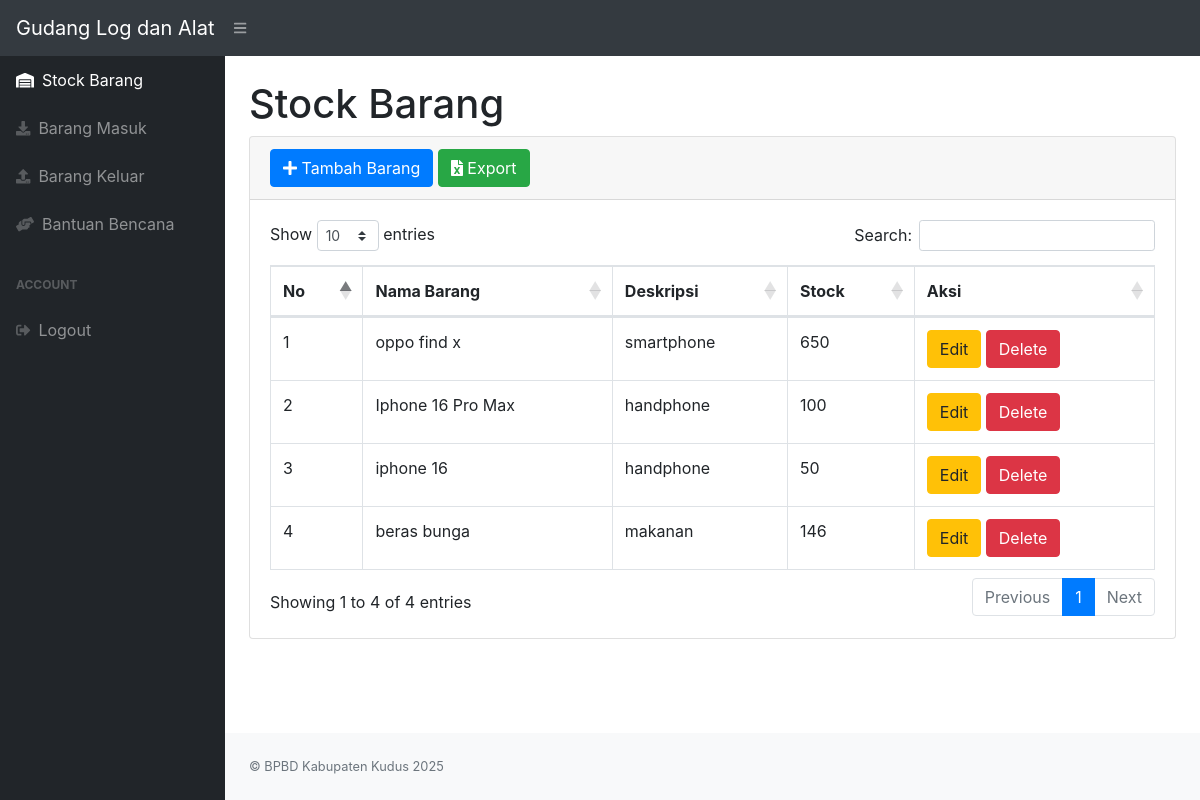
Before: / with the older database file.
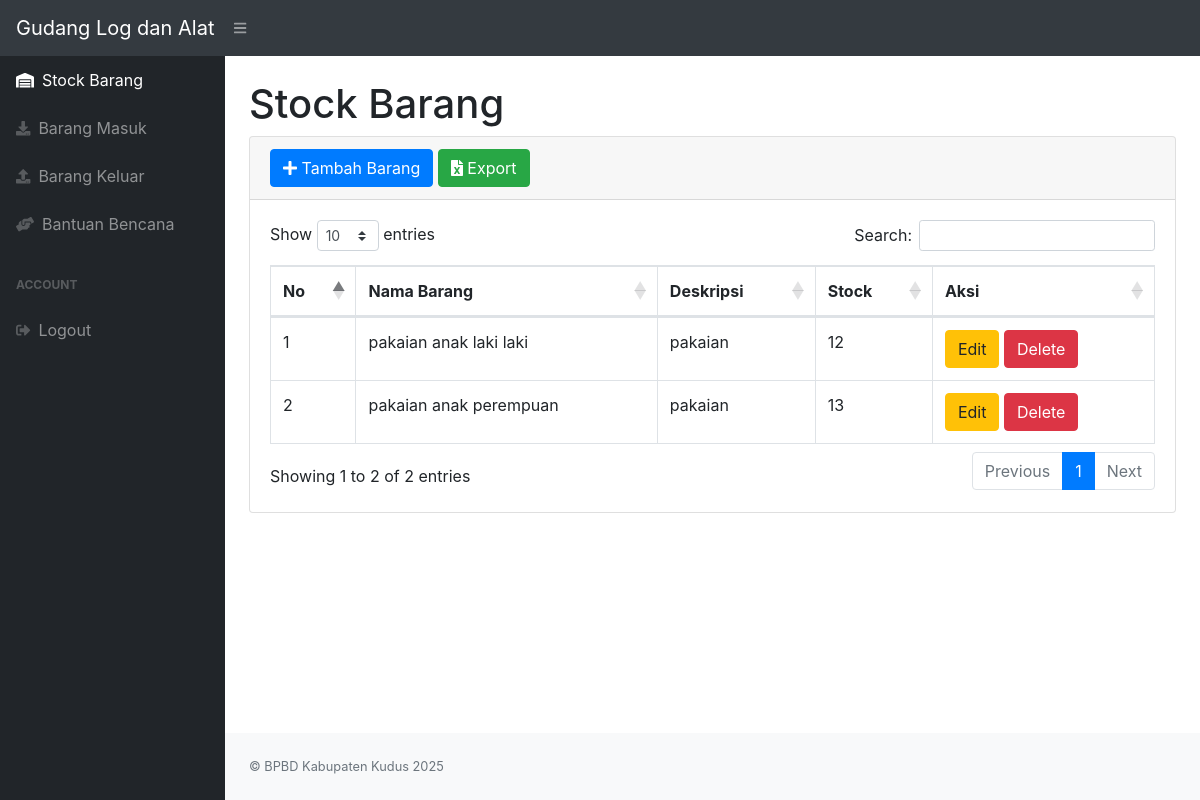
After: the same page with the newer database file.
### tables this page shows
CREATE TABLE `stock` (
  `idbarang` int(11) NOT NULL,
  `namabarang` varchar(30) NOT NULL,
  `deskripsi` varchar(50) NOT NULL,
  `stock` int(11) NOT NULL
);

### index.php (the view, shortened to what this page needs)
<?php
require "function.php";
?>
<!DOCTYPE html>
<html lang="en">
<head>
    <link href="css/styles.css" rel="stylesheet" />
    <link href="https://cdn.datatables.net/1.10.20/css/dataTables.bootstrap4.min.css" rel="stylesheet" />
</head>
<body class="sb-nav-fixed">
      <nav class="sb-topnav navbar navbar-expand navbar-dark bg-dark">
            <a class="navbar-brand d-flex align-items-center" href="index.php">
                <span>Gudang Log dan Alat</span>
            </a>
        <button class="btn btn-link btn-sm order-1 order-lg-0" id="sidebarToggle" href="#"><i class="fas fa-bars"></i></button>
    </nav>
    <div id="layoutSidenav">
        <div id="layoutSidenav_nav">
            <nav class="sb-sidenav accordion sb-sidenav-dark" id="sidenavAccordion">
                <div class="sb-sidenav-menu">
                    <div class="nav">
                        <a class="nav-link active" href="index.php">
                            <div class="sb-nav-link-icon"><i class="fas fa-warehouse"></i></div>
                            Stock Barang
                        </a>
                        <a class="nav-link" href="masuk.php">
                            <div class="sb-nav-link-icon"><i class="fas fa-download"></i></div>
                            Barang Masuk
                        </a>
                        <a class="nav-link" href="keluar.php">
                            <div class="sb-nav-link-icon"><i class="fas fa-upload"></i></div>
                            Barang Keluar
                        </a>
                        <a class="nav-link" href="bantuan.php">
                            <div class="sb-nav-link-icon"><i class="fas fa-hands-helping"></i></div>
                            Bantuan Bencana
                        </a>
                        <div class="sb-sidenav-menu-heading">Account</div>
                        <a class="nav-link" href="logout.php">
                            <div class="sb-nav-link-icon"><i class="fas fa-sign-out-alt"></i></div>
                            Logout
                        </a>
                    </div>
                </div>
            </nav>
        </div>
        <div id="layoutSidenav_content">
            <main>
                <div class="container-fluid">
                    <h1 class="mt-4">Stock Barang</h1>
                    <div class="card mb-4">
                        <div class="card-header d-flex justify-content-between align-items-center">
                            <div>
                                <button type="button" class="btn btn-primary" data-toggle="modal" data-target="#myModal">
                                    <i class="fas fa-plus"></i> Tambah Barang
                                </button>
                                <a href="exportgudang.php" class="btn btn-success">
                                    <i class="fas fa-file-excel"></i> Export
                                </a>
                            </div>
                        </div>
                        <div class="card-body">
                            <div class="table-responsive">
                                <table class="table table-bordered" id="dataTable" width="100%" cellspacing="0">
                                    <thead>
                                        <tr>
                                            <th>No</th>
                                            <th>Nama Barang</th>
                                            <th>Deskripsi</th>
                                            <th>Stock</th>
                                            <th>Aksi</th>
                                        </tr>
                                    </thead>
                                    <tbody>
                                        <?php
                                        $ambilsemuadatastock = mysqli_query($conn, "SELECT * FROM stock");
                                        $i = 1;
                                        while ($data = mysqli_fetch_array($ambilsemuadatastock)) {
                                            $namabarang = $data['namabarang'];
                                            $deskripsi = $data['deskripsi'];
                                            $stock = $data['stock'];
                                            $idb = $data['idbarang'];
                                        ?>
                                        <tr>
                                            <td><?=$i++;?></td>
                                            <td><?=$namabarang;?></td>
                                            <td><?=$deskripsi;?></td>
                                            <td><?=$stock;?></td>
                                            <td>
                                                <button type="button" class="btn btn-warning" data-toggle="modal" data-target="#edit<?=$idb;?>">
                                                    Edit
                                                </button>
                                                <button type="button" class="btn btn-danger" data-toggle="modal" data-target="#delete<?=$idb;?>">
                                                    Delete
                                                </button>
                                            </td>
                                        </tr>
                                        <?php
                                        }
                                        ?>
                                    </tbody>
                                </table>
                            </div>
                        </div>
                    </div>
                </div>
            </main>
            <footer class="py-4 bg-light mt-auto">
                <div class="container-fluid">
                    <div class="d-flex align-items-center justify-content-between small">
                        <div class="text-muted">&copy; BPBD Kabupaten Kudus <?= date('Y') ?></div>
                    </div>
                </div>
            </footer>
        </div>
    </div>
</body>
</html>

Changed rows visible on the page:
removed stock: namabarang "oppo find x", deskripsi "smartphone", stock "650"
removed stock: namabarang "Iphone 16 Pro Max", deskripsi "handphone", stock "100"
removed stock: namabarang "iphone 16", deskripsi "handphone", stock "50"
removed stock: namabarang "beras bunga", deskripsi "makanan", stock "146"
added stock: namabarang "pakaian anak laki laki", deskripsi "pakaian", stock "12"
added stock: namabarang "pakaian anak perempuan", deskripsi "pakaian", stock "13"
Other visible differences:
text written by a page script: "Show entries Search: Showing 1 to 4 of 4 entries Previous 1 Next" → "Show entries Search: Showing 1 to 2 of 2 entries Previous 1 Next"
